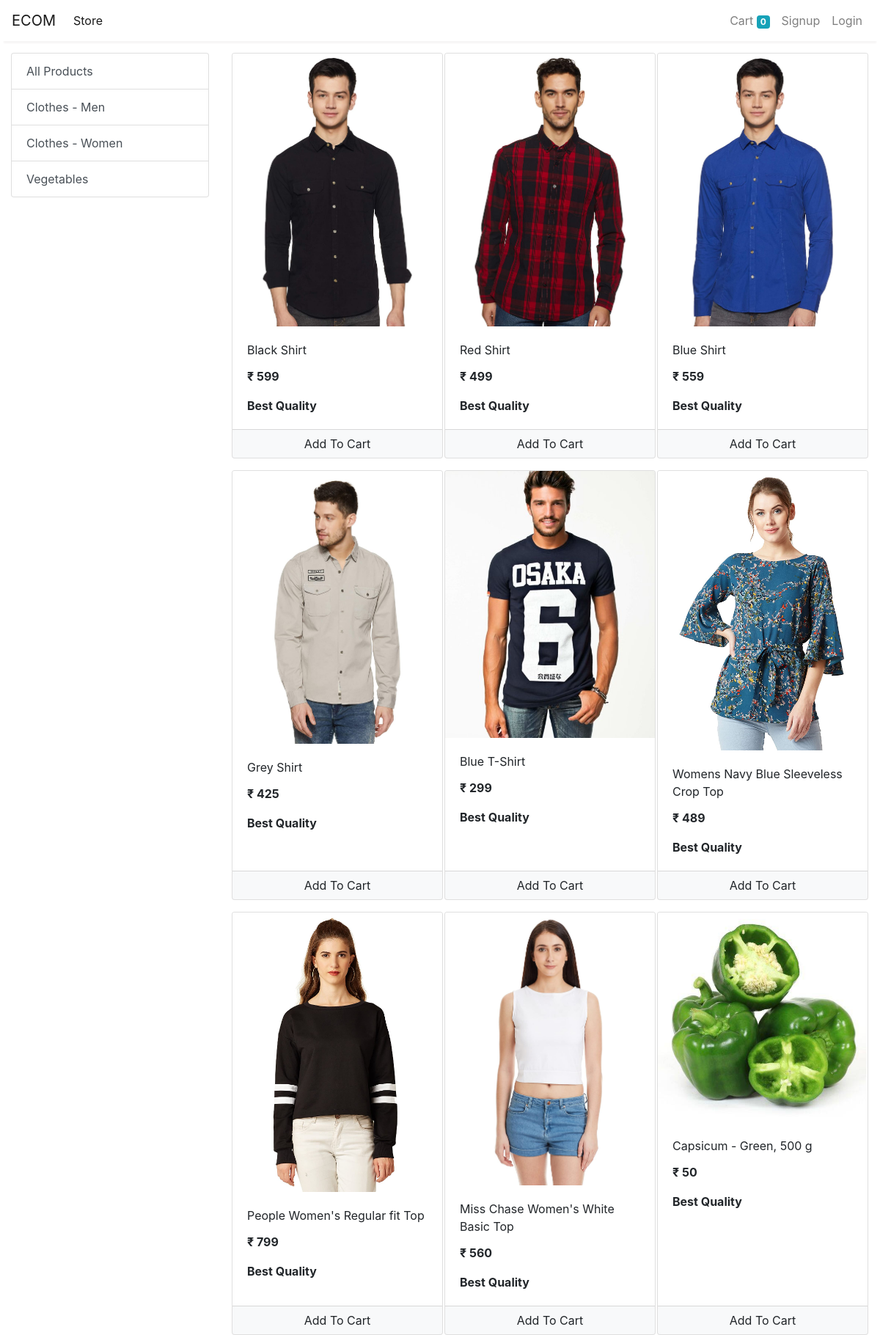
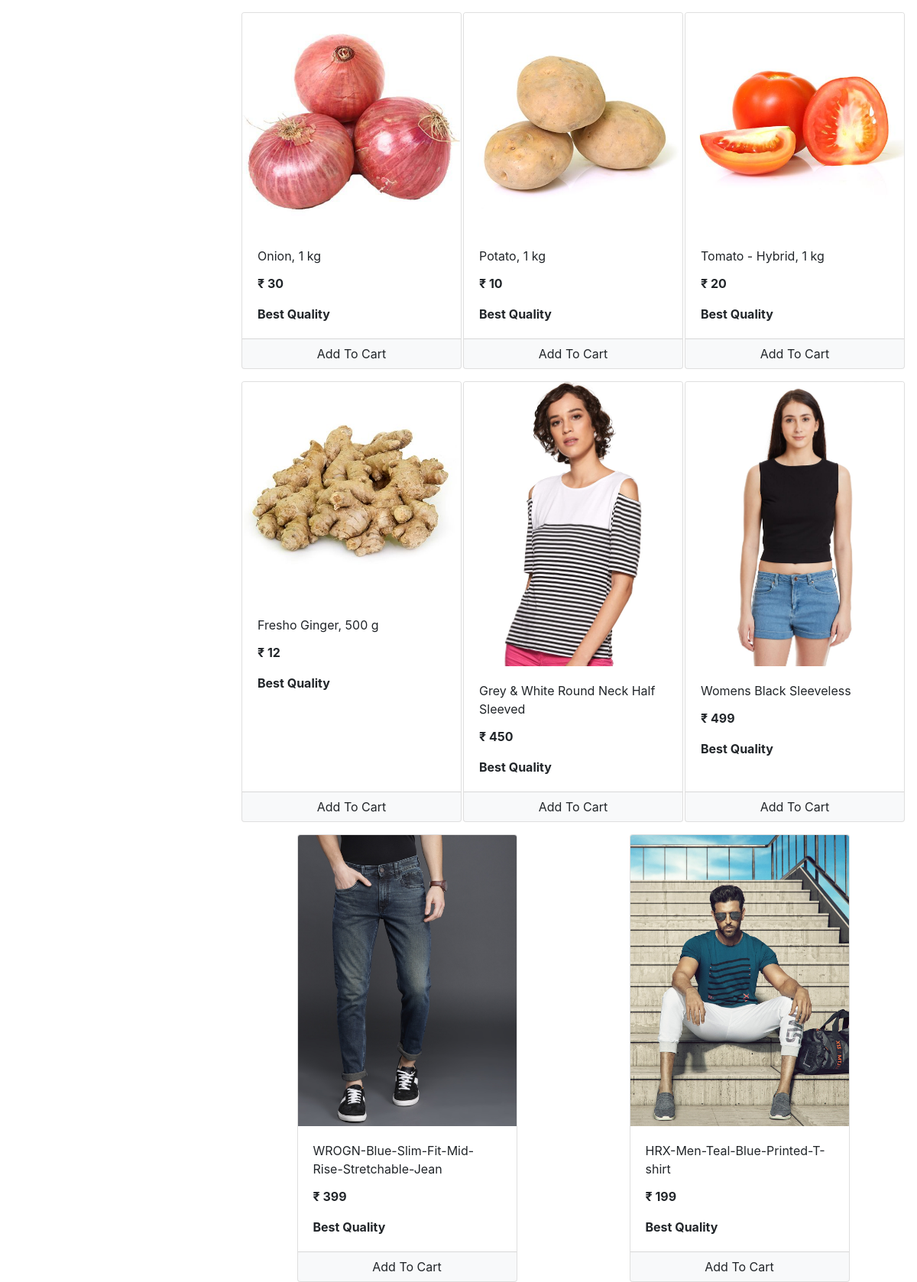
The page / (upper part) on the database its author committed (2 pictures, top to bottom).
### myshop/models/category.py (models this page shows, shortened)
class Category(models.Model):
    name = models.CharField(max_length=50)
    @staticmethod
    def get_all_categories():
        return Category.objects.all()

### myshop/models/product.py (models this page shows, shortened)
class Product(models.Model):
    name = models.CharField(max_length=50)
    price = models.IntegerField(default=0)
    category = models.ForeignKey(Category, on_delete=models.CASCADE, default=1)
    seller = models.ForeignKey(Seller, on_delete=models.CASCADE, default=1)
    description = models.CharField(max_length=200, default='')
    image = models.ImageField(upload_to='uploads/products/')
    @staticmethod
    def get_all_products():
        return Product.objects.all()

### myshop/views/home.py (the view, shortened to what this page needs)
# urls.py: path('', home.Index.as_view(), name="index"),
class Index(View):
    def get(self, request):
        cart = request.session.get('cart')
        if not cart:
            request.session['cart'] = {}
        products = None
        categories = Category.get_all_categories()
        categoryID = request.GET.get('category')
        if categoryID:
            products = Product.get_all_products_by_categoryid(categoryID)
        else:
            products = Product.get_all_products()
        data = {}
        data['products'] = products
        data['categories'] = categories
        return render(request, "index.html", data)

### myshop/templatetags/cart.py (called while the page is built)
@register.filter(name='is_in_cart')
def is_in_cart(product, cart):
    keys = cart.keys()
    for id in keys:
        if int(id) == product.id:
            return True
    return False

### myshop/templatetags/custom_filter.py (called while the page is built)
@register.filter(name='currency')
def currency(number):
    return "₹ "+ str(number)

### myshop/templates/index.html (shortened to what this page needs)
{% extends 'base.html' %}
{% block content %}
{% load cart %}
{% load custom_filter %}
<div class="container-fluid mt-3">
	<div class="row">
		<div class="col-lg-3 mx-auto">
			<div class="list-group">
				<a href="/" class="list-group-item list-group-item-action">All Products</a>
				{% for category in categories %}
				<a href="/?category={{category.id}}"
					 class="list-group-item list-group-item-action">{{category.name}}</a>
				{% endfor %}
			</div>
		</div>
		<div id='products' class="col-lg-9 mx-auto">
			<div class="row mx-auto">
				{% for product in products %}
				<div class="card mx-auto mb-3" id={{product.id}} style="width: 18rem;">
					<img class="card-img-top" src="{{product.image.url}}" alt="Card image cap">
					<div class="card-body">
						<p class="card-title">{{product.name}}</p>
						<p class="card-text"><b>{{product.price|currency}}</b></p>
						<p class="card-text"><b>{{product.description}}</b></p>
					</div>
					<div class="card-footer p-0 no-gutters">
						{% if product|is_in_cart:request.session.cart %}
						<div class="row no-gutters">
							<form action="/#{{product.id}}" class="col-2 " method="post">
								{% csrf_token %}
								<input hidden type="text" name='product' value='{{product.id}}'>
								<input hidden type="text" name='remove' value='True'>
								<input type="submit" value=" - " class="btn btn-block btn-light border-right">
							</form>
							<div class="text-center col">{{product|cart_quantity:request.session.cart}} in Cart</div>
							<form action="/#{{product.id}}" class="col-2 " method="post">
								{% csrf_token %}
								<input hidden type="text" name='product' value='{{product.id}}'>
								<input type="submit" value=" + " class="btn btn-block btn-light border-left">
							</form>
						</div>
						{% else %}
						<form action="/#{{product.id}}" method="POST" class="btn-block">
							<input type="submit" class="float-right btn btn-light  form-control"
								value="Add To Cart">
						</form>
						{% endif %}
					</div>
				</div>
				{% endfor %}
			</div>
		</div>
	</div>
</div>
{% endblock %}

### rows shown on the page
Category: name "Clothes - Men"
Category: name "Clothes - Women"
Category: name "Vegetables"
Product: {{ product.id }} 1 (drawn), image (picture), name "Black Shirt", price "₹ 599", description "Best Quality"
Product: image (picture), name "Red Shirt", price "₹ 499", description "Best Quality"
Product: image (picture), name "Blue Shirt", price "₹ 559", description "Best Quality"
Product: image (picture), name "Grey Shirt", price "₹ 425", description "Best Quality"
Product: image (picture), name "Blue T-Shirt", price "₹ 299", description "Best Quality"
Product: image (picture), name "Womens Navy Blue Sleeveless Crop Top", price "₹ 489", description "Best Quality"
Product: image (picture), name "People Women's Regular fit Top", price "₹ 799", description "Best Quality"
Product: image (picture), name "Miss Chase Women's White Basic Top", price "₹ 560", description "Best Quality"
Product: image (picture), name "Capsicum - Green, 500 g", price "₹ 50", description "Best Quality"
Product: image (picture), name "Onion, 1 kg", price "₹ 30", description "Best Quality"
Product: image (picture), name "Potato, 1 kg", price "₹ 10", description "Best Quality"
Product: image (picture), name "Tomato - Hybrid, 1 kg", price "₹ 20", description "Best Quality"
Product: image (picture), name "Fresho Ginger, 500 g", price "₹ 12", description "Best Quality"
Product: image (picture), name "Grey & White Round Neck Half Sleeved", price "₹ 450", description "Best Quality"
Product: image (picture), name "Womens Black Sleeveless", price "₹ 499", description "Best Quality"
Product: image (picture), name "WROGN-Blue-Slim-Fit-Mid-Rise-Stretchable-Jean", price "₹ 399", description "Best Quality"
Product: image (picture), name "HRX-Men-Teal-Blue-Printed-T-shirt", price "₹ 199", description "Best Quality"

### other values the page prints
{{ request.session.cart.keys|length }} "0"
